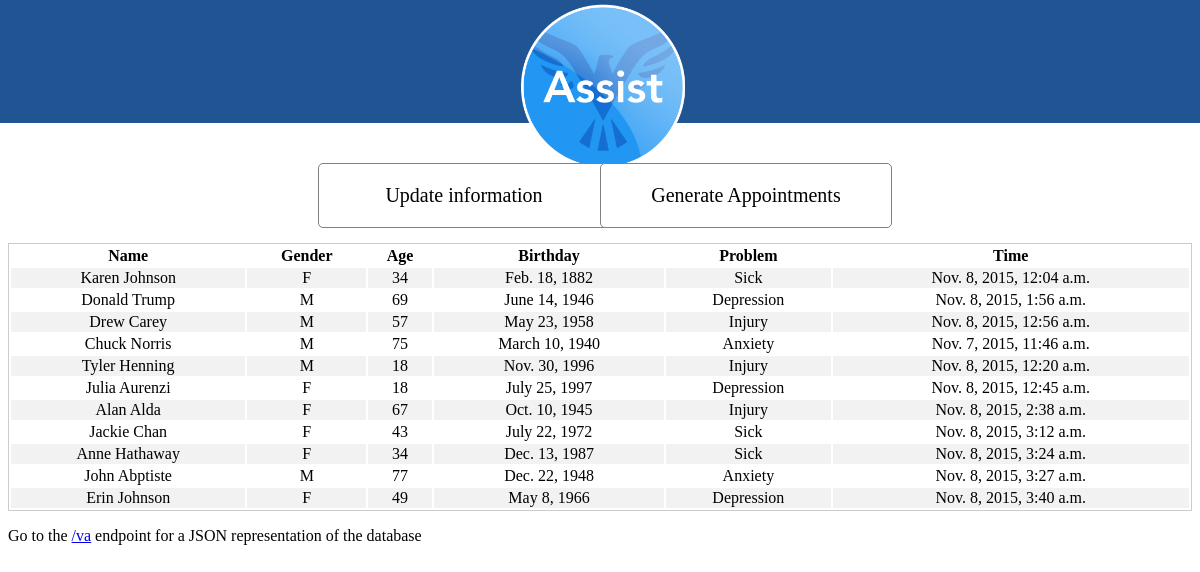
The page / on the database its author committed.
### backend/models.py (models this page shows, shortened)
class Veteran(models.Model):
    name = models.CharField(max_length=100)
    GENDER_CHOICES = (
        ('M', 'Male'),
        ('F', 'Female')
        )
    gender = models.CharField(max_length=1, choices = GENDER_CHOICES, default=None)
    age = models.CharField(max_length=3)
    bday = models.DateField(auto_now=False, auto_now_add=False)
    problem = models.CharField(max_length=15)
    time = models.DateTimeField(default=None)
    score = models.FloatField(default=0)

### assist/views.py (the view)
# urls.py: url(r'^$', HomePageView.as_view()),# maps empty string(regex) to the get method in the homepageview class
class HomePageView(View):#inherits from View to override specific things
    def get(self, request): #this is called when client makes a get request to homepage
        all_vets = Veteran.objects.all() #returns all queues as list
        vet_data = []
        for v in all_vets:
            v_obj = {}
            v_obj["name"] = v.name
            v_obj["gender"] = v.gender
            v_obj["age"] = v.age
            v_obj["bday"] = v.bday
            v_obj["problem"] = v.problem
            v_obj["time"] = v.time
            vet_data.append(v_obj)
        context = {}
        context["vet_data"] = vet_data
        return render(request, 'homepage.html', context) #returns render(a template) of the homepage

### templates/homepage.html
<html>
    {% load staticfiles %}
    <head>
        <link href="{% static 'homepage.css' %}" rel="stylesheet" type="text/css">
    </head>
    <body>
        <div class="header">
            <img src="../static/logo.png"/>
        </div>
        <div class="container">
            <a href="/update" id="add" class="button">Update information</a>
            <a href="/gen" id="csv" class="button">Generate Appointments</a>
        </div>
        <div class="veteran-info">
            <table style="width:100%">
                <tr>
                    <th>Name</th>
                    <th>Gender</th>
                    <th>Age</th>
                    <th>Birthday</th>
                    <th>Problem</th>
                    <th>Time</th>
                </tr>
                {% for v in vet_data %}
                    <tr id="entry-name">
                        <td>{{ v.name }}</td>
                        <td>{{ v.gender }}</td>
                        <td>{{ v.age }}</td>
                        <td>{{ v.bday }}</td>
                        <td>{{ v.problem }}</td>
                        <td>{{ v.time }}</td>
                    </tr>
                {% endfor %}
            </table>
        </div>
        <p>Go to the <a href="/va">/va</a> endpoint for a JSON representation of the database</p>
    </body>
</html>

### static/homepage.css (style rules this page uses)
html { font-family:Avenir; }
.header { background-color:#205493; width:102%; height:125px; position:relative; margin-top:-10px; margin-bottom:20px; margin-left:-10px; }
img { margin: 0; position: absolute; top: 70%; left: 50%; margin-right: -50%; width:175px;height:auto; transform: translate(-50%, -50%) }
#csv { position:absolute; right:300px; clear:both; }
.veteran-info { clear:both; font-size:30px; }
.container { padding-top:20px; margin-left:310px; height:80px; position:relative; }
table { border:1px solid #ccc; }
tr:nth-child(odd) { background-color:#fff; }
tr:nth-child(even) { background-color:#f2f2f2; }
td { text-align: center; }
.button { width:250px; text-align: center; border:1px solid gray; background-color:white; padding:20px; display:inline-block; text-decoration: none; border-radius:5px; color:black; transition:.25s ease-in-out; font-size:20px; }

### rows shown on the page
Veteran: name "Karen Johnson", age "34", bday "Feb. 18, 1882", problem "Sick", time "Nov. 8, 2015, 12:04 a.m."
Veteran: name "Donald Trump", age "69", bday "June 14, 1946", problem "Depression", time "Nov. 8, 2015, 1:56 a.m."
Veteran: name "Drew Carey", age "57", bday "May 23, 1958", problem "Injury", time "Nov. 8, 2015, 12:56 a.m."
Veteran: name "Chuck Norris", age "75", bday "March 10, 1940", problem "Anxiety", time "Nov. 7, 2015, 11:46 a.m."
Veteran: name "Tyler Henning", age "18", bday "Nov. 30, 1996", problem "Injury", time "Nov. 8, 2015, 12:20 a.m."
Veteran: name "Julia Aurenzi", age "18", bday "July 25, 1997", problem "Depression", time "Nov. 8, 2015, 12:45 a.m."
Veteran: name "Alan Alda", age "67", bday "Oct. 10, 1945", problem "Injury", time "Nov. 8, 2015, 2:38 a.m."
Veteran: name "Jackie Chan", age "43", bday "July 22, 1972", problem "Sick", time "Nov. 8, 2015, 3:12 a.m."
Veteran: name "Anne Hathaway", age "34", bday "Dec. 13, 1987", problem "Sick", time "Nov. 8, 2015, 3:24 a.m."
Veteran: name "John Abptiste", age "77", bday "Dec. 22, 1948", problem "Anxiety", time "Nov. 8, 2015, 3:27 a.m."
Veteran: name "Erin Johnson", age "49", bday "May 8, 1966", problem "Depression", time "Nov. 8, 2015, 3:40 a.m."

### other values the page prints
{{ v.gender }} "F" "M" "M" "M" "M" "F" "F" "F" "F" "M" "F"
